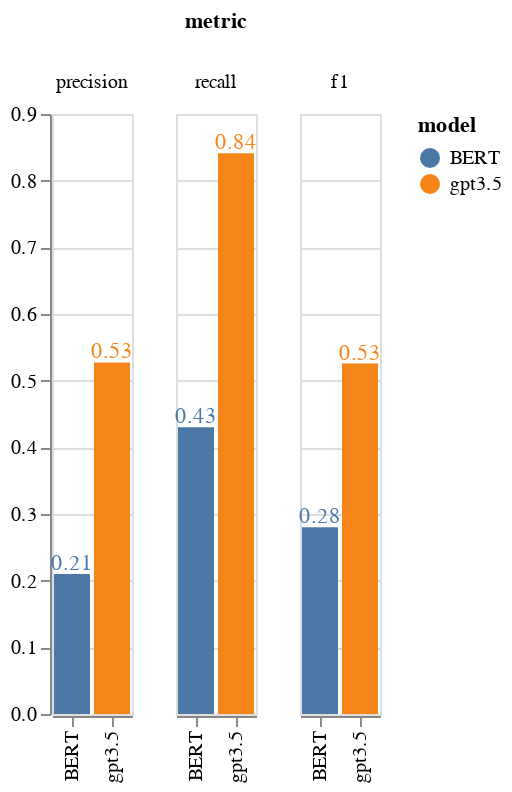

Source (notebook cell):
### Code cell
plot_metrics(metrics)

### Figure 1 — Vega-Lite specification as saved in the notebook (floating-point values rounded to 4 significant figures)
{"config": {"view": {"continuousWidth": 300, "continuousHeight": 300}}, "data": {"name": "data-9786472beffbc037dd1e7ce2c9a96138"}, "facet": {"column": {"field": "metric", "sort": ["precision", "recall", "f1"], "type": "nominal"}}, "spec": {"layer": [{"mark": {"type": "bar"}, "encoding": {"color": {"field": "model", "type": "nominal"}, "x": {"field": "model", "title": "", "type": "nominal"}, "y": {"field": "score", "title": "", "type": "quantitative"}}}, {"mark": {"type": "text", "color": "blue", "dx": 0, "dy": -5}, "encoding": {"color": {"field": "model", "type": "nominal"}, "detail": {"field": "score", "type": "quantitative"}, "text": {"field": "score", "format": ".2f", "type": "quantitative"}, "x": {"field": "model", "type": "nominal"}, "y": {"field": "score", "type": "quantitative"}}}]}, "$schema": "https://vega.github.io/schema/vega-lite/v5.14.1.json", "datasets": {"data-9786472beffbc037dd1e7ce2c9a96138": [{"model": "BERT", "metric": "precision", "score": 0.21}, {"model": "gpt3.5", "metric": "precision", "score": 0.5273}, {"model": "BERT", "metric": "recall", "score": 0.43}, {"model": "gpt3.5", "metric": "recall", "score": 0.8412}, {"model": "BERT", "metric": "f1", "score": 0.28}, {"model": "gpt3.5", "metric": "f1", "score": 0.5257}]}}
